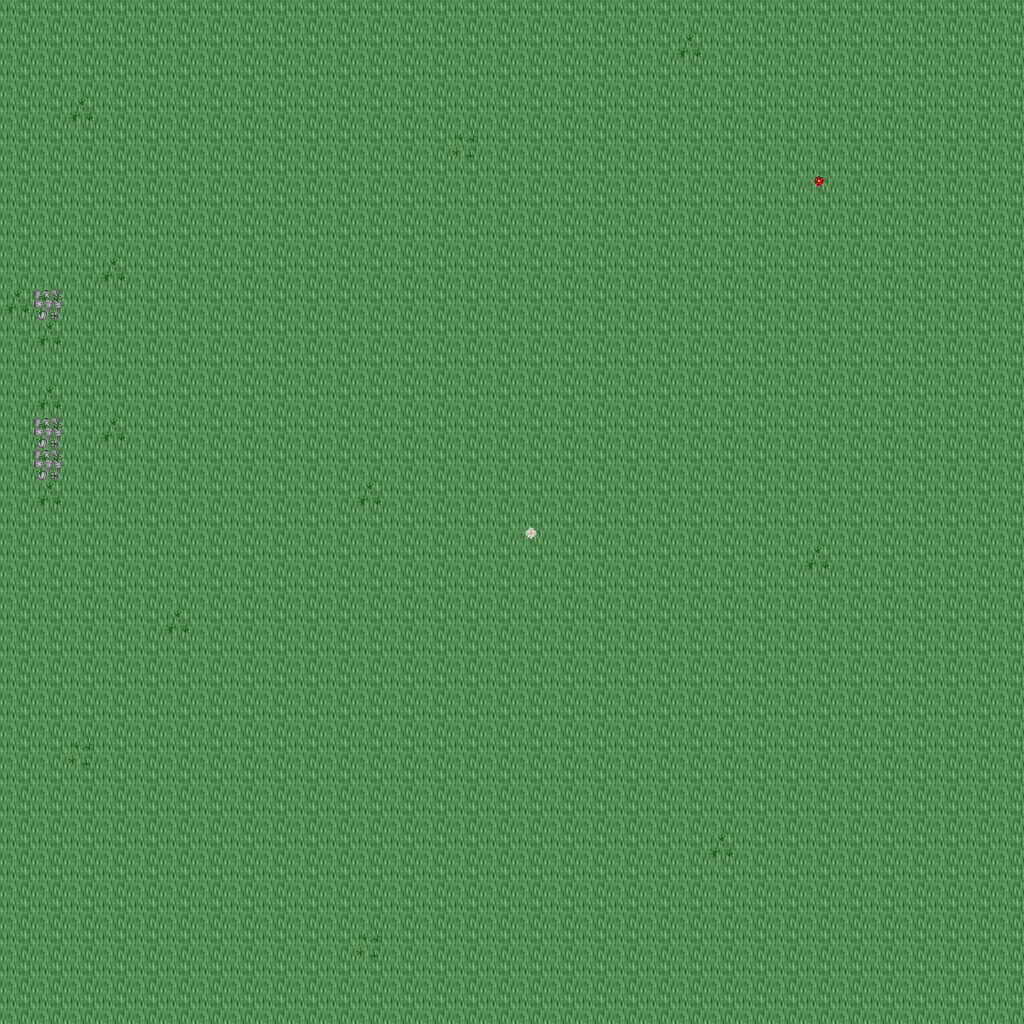

A 2D game scene composited from a Tiled map and its tileset images. What follows is a short description and the map's XML, with each tile layer's data collapsed to a summary:
An orthogonal 32x32 tile map with 32x32 px tiles, 5 tile layers (Ground, Objects, Objects2, Above, ...), 1 hidden layer not drawn, 19 tilesets.

<map version="1.10" tiledversion="1.11.0" orientation="orthogonal" renderorder="right-down" width="32" height="32" tilewidth="32" tileheight="32" infinite="0" nextlayerid="11" nextobjectid="1">
 <tileset firstgid="1" name="ground_ground" tilewidth="32" tileheight="32" tilecount="33" columns="3">
  <image source="../drawable/ground_ground.png" width="96" height="352" />
 </tileset>
 <tileset firstgid="34" name="ground_ridge_earth_dark" tilewidth="32" tileheight="32" tilecount="96" columns="12">
  <image source="../drawable/ground_ridge_earth_dark.png" width="384" height="256" />
 </tileset>
 <tileset firstgid="130" name="ground_rock_pebbles" tilewidth="32" tileheight="32" tilecount="3" columns="1">
  <image source="../drawable/ground_rock_pebbles.png" width="32" height="96" />
 </tileset>
 <tileset firstgid="133" name="ground_earth_edges" tilewidth="32" tileheight="32" tilecount="18" columns="6">
  <image source="../drawable/ground_earth_edges.png" width="192" height="96" />
 </tileset>
 <tileset firstgid="151" name="plant_leaves" tilewidth="32" tileheight="32" tilecount="8" columns="4">
  <image source="../drawable/plant_leaves.png" width="128" height="64" />
 </tileset>
 <tileset firstgid="159" name="plant_flower_daisy_yellow" tilewidth="32" tileheight="32" tilecount="8" columns="2">
  <image source="../drawable/plant_flower_daisy_yellow.png" width="64" height="128" />
 </tileset>
 <tileset firstgid="167" name="plant_grasses" tilewidth="32" tileheight="32" tilecount="6" columns="3">
  <image source="../drawable/plant_grasses.png" width="96" height="64" />
 </tileset>
 <tileset firstgid="173" name="ground_cobbled_paving" tilewidth="32" tileheight="32" tilecount="1" columns="1">
  <image source="../drawable/ground_cobbled_paving.png" width="32" height="32" />
 </tileset>
 <tileset firstgid="174" name="plant_flower_daisy_white" tilewidth="32" tileheight="32" tilecount="8" columns="2">
  <image source="../drawable/plant_flower_daisy_white.png" width="64" height="128" />
 </tileset>
 <tileset firstgid="182" name="plant_flower_daisy_red" tilewidth="32" tileheight="32" tilecount="8" columns="2">
  <image source="../drawable/plant_flower_daisy_red.png" width="64" height="128" />
 </tileset>
 <tileset firstgid="190" name="logic_collision" tilewidth="32" tileheight="32" tilecount="1" columns="1">
  <image source="../drawable/logic_collision.png" width="32" height="32" />
 </tileset>
 <tileset firstgid="191" name="logic_creature_sheepman" tilewidth="32" tileheight="32" tilecount="4" columns="4">
  <image source="../drawable/logic_creature_sheepman.png" width="128" height="32" />
 </tileset>
 <tileset firstgid="195" name="object_tan_tent" tilewidth="32" tileheight="32" tilecount="25" columns="5">
  <image source="../drawable/object_tan_tent.png" width="160" height="160" />
 </tileset>
 <tileset firstgid="220" name="item_campfires" tilewidth="32" tileheight="32" tilecount="2" columns="2">
  <image source="../drawable/item_campfires.png" width="64" height="32" />
 </tileset>
 <tileset firstgid="222" name="plant_tree_dead_tree_4" tilewidth="32" tileheight="32" tilecount="20" columns="4">
  <image source="../drawable/plant_tree_dead_tree_4.png" width="128" height="160" />
 </tileset>
 <tileset firstgid="242" name="plant_tree_fall_trees" tilewidth="32" tileheight="32" tilecount="40" columns="8">
  <image source="../drawable/plant_tree_fall_trees.png" width="256" height="160" />
 </tileset>
 <tileset firstgid="282" name="object_well_hoist" tilewidth="32" tileheight="32" tilecount="9" columns="3">
  <image source="../drawable/object_well_hoist.png" width="96" height="96" />
 </tileset>
 <tileset firstgid="291" name="logic_creature_mutant" tilewidth="32" tileheight="32" tilecount="7" columns="7">
  <image source="../drawable/logic_creature_mutant.png" width="224" height="32" />
 </tileset>
 <tileset firstgid="298" name="ground_grass_edges" tilewidth="32" tileheight="32" tilecount="36" columns="12">
  <image source="../drawable/ground_grass_edges.png" width="384" height="96" />
 </tileset>
 <layer id="1" name="Ground" width="32" height="32">
  <data>[1024 cells, 1024 non-empty, 1 distinct tile ids]</data>
 </layer>
 <layer id="2" name="Objects" width="32" height="32">
  <data>[1024 cells, 12 non-empty, 3 distinct tile ids]</data>
 </layer>
 <layer id="3" name="Objects2" width="32" height="32">
  <data>[1024 cells, 11 non-empty, 3 distinct tile ids]</data>
 </layer>
 <layer id="4" name="Above" width="32" height="32">
  <data>[1024 cells, 0 non-empty, 0 distinct tile ids]</data>
 </layer>
 <layer id="5" name="Above2" width="32" height="32">
  <data>[1024 cells, 0 non-empty, 0 distinct tile ids]</data>
 </layer>
 <layer id="6" name="Walkable" width="32" height="32" visible="0">
  <data>[1024 cells, 0 non-empty, 0 distinct tile ids]</data>
 </layer>
 <objectgroup id="7" name="Mapevents" />
 <objectgroup id="8" name="Spawn" />
 <objectgroup id="9" name="Keys" />
 <objectgroup id="10" name="Replace" />
</map>
